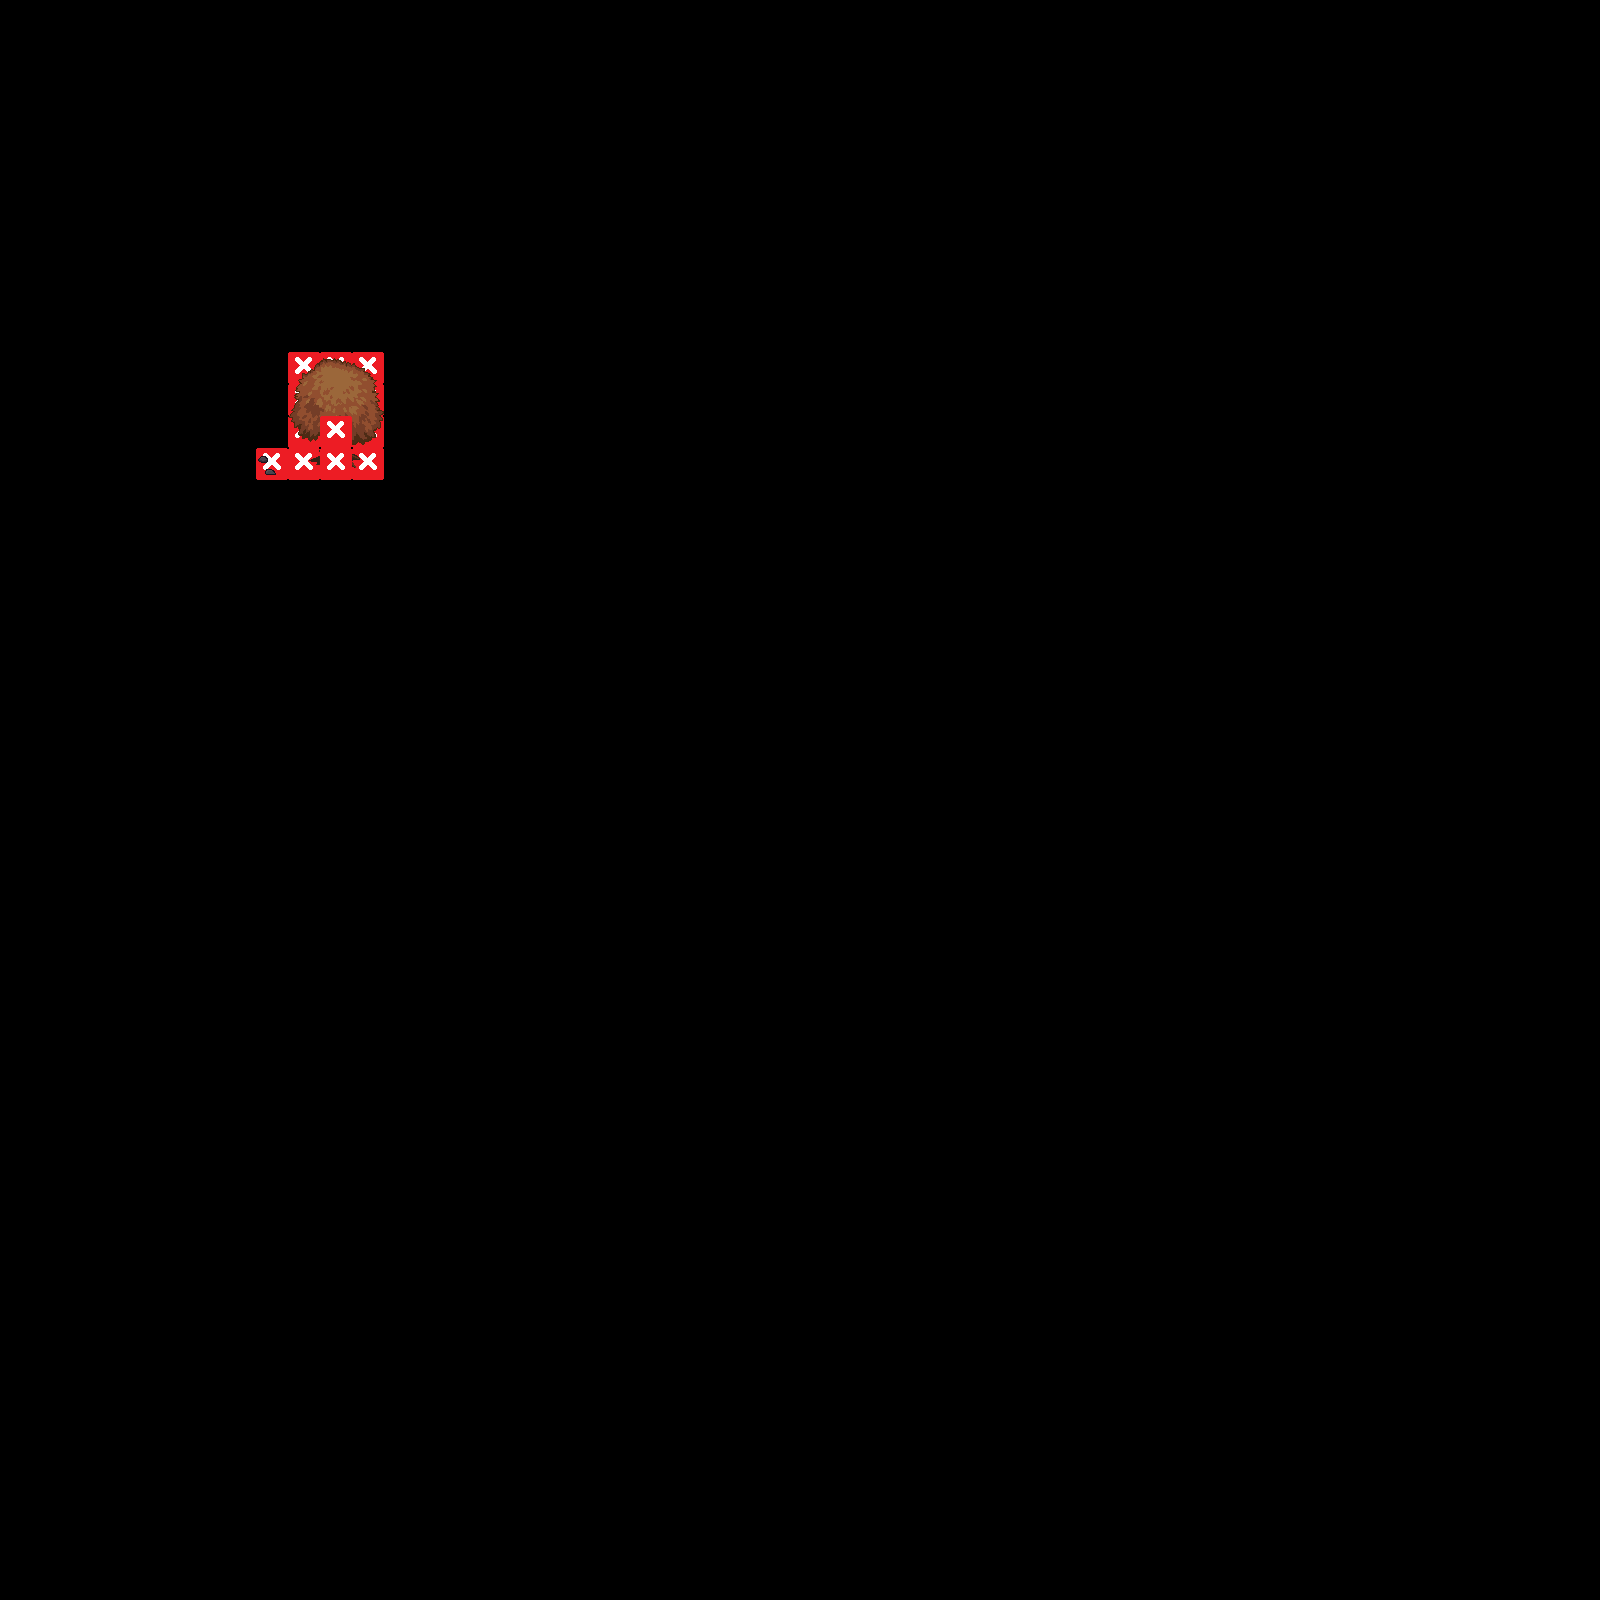

This is a level from a 2D game, rendered from its Tiled map with the project's own tilesets. A one-line summary and the map file follow, with tile-layer data summarised:
An orthogonal 50x50 tile map with 32x32 px tiles, 14 tile layers (regions_input, regions_output, input_tree_roots1, output_tree_roots1, ...), 2 tilesets.

<map version="1.5" tiledversion="1.7.2" orientation="orthogonal" renderorder="right-down" width="50" height="50" tilewidth="32" tileheight="32" infinite="0" nextlayerid="16" nextobjectid="1">
 <tileset firstgid="1" source="tiles/passages.tsx" />
 <tileset firstgid="17" source="tiles/exterieur.tsx" />
 <layer id="1" name="regions_input" width="50" height="50">
  <data>[2500 cells, 1 non-empty, 1 distinct tile ids]</data>
 </layer>
 <layer id="2" name="regions_output" width="50" height="50">
  <data>[2500 cells, 12 non-empty, 1 distinct tile ids]</data>
 </layer>
 <layer id="3" name="input_tree_roots1" width="50" height="50">
  <data>[2500 cells, 1 non-empty, 1 distinct tile ids]</data>
 </layer>
 <layer id="9" name="output_tree_roots1" width="50" height="50">
  <data>[2500 cells, 3 non-empty, 3 distinct tile ids]</data>
 </layer>
 <layer id="4" name="output_tree_leaf_left2" width="50" height="50">
  <data>[2500 cells, 1 non-empty, 1 distinct tile ids]</data>
 </layer>
 <layer id="5" name="output_tree_leaf_2" width="50" height="50">
  <data>[2500 cells, 1 non-empty, 1 distinct tile ids]</data>
 </layer>
 <layer id="6" name="output_tree_leaf_right2" width="50" height="50">
  <data>[2500 cells, 1 non-empty, 1 distinct tile ids]</data>
 </layer>
 <layer id="7" name="output_tree_leaf_mid3" width="50" height="50">
  <data>[2500 cells, 1 non-empty, 1 distinct tile ids]</data>
 </layer>
 <layer id="11" name="output_tree_leaf_left3" width="50" height="50">
  <data>[2500 cells, 1 non-empty, 1 distinct tile ids]</data>
 </layer>
 <layer id="12" name="output_tree_leaf_right3" width="50" height="50">
  <data>[2500 cells, 1 non-empty, 1 distinct tile ids]</data>
 </layer>
 <layer id="13" name="output_tree_leaf_top4" width="50" height="50">
  <data>[2500 cells, 1 non-empty, 1 distinct tile ids]</data>
 </layer>
 <layer id="14" name="output_tree_leaf_left4" width="50" height="50">
  <data>[2500 cells, 1 non-empty, 1 distinct tile ids]</data>
 </layer>
 <layer id="15" name="output_tree_leaf_right4" width="50" height="50">
  <data>[2500 cells, 1 non-empty, 1 distinct tile ids]</data>
 </layer>
 <layer id="8" name="output_passage" width="50" height="50">
  <data>[2500 cells, 2 non-empty, 1 distinct tile ids]</data>
 </layer>
</map>
